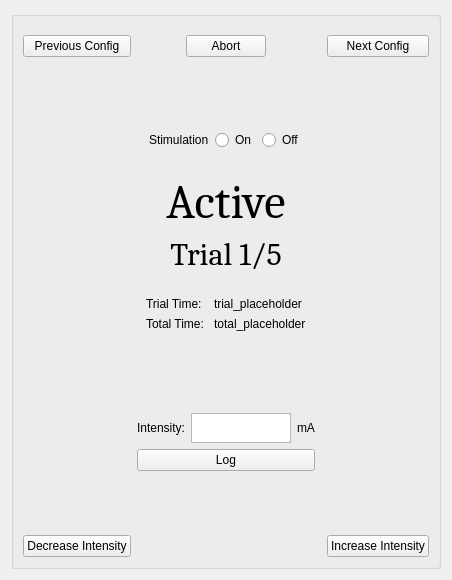
     <widget class="QWidget" name="trial_running_page">
      <layout class="QGridLayout" name="gridLayout_94">
       <item row="0" column="0">
        <widget class="QGroupBox" name="groupBox_6">
         <property name="title">
          <string/>
         </property>
         <layout class="QGridLayout" name="gridLayout_95">
          <item row="5" column="0" colspan="4">
           <widget class="QLabel" name="trial_number">
            <property name="font">
             <font>
              <family>Cambria</family>
              <pointsize>24</pointsize>
             </font>
            </property>
            <property name="text">
             <string>Trial 1/5</string>
            </property>
            <property name="alignment">
             <set>Qt::AlignmentFlag::AlignHCenter|Qt::AlignmentFlag::AlignTop</set>
            </property>
           </widget>
          </item>
          <item row="2" column="0" colspan="4">
           <widget class="QWidget" name="widget_35" native="true">
            <property name="sizePolicy">
             <sizepolicy hsizetype="Preferred" vsizetype="Fixed">
              <horstretch>0</horstretch>
              <verstretch>0</verstretch>
             </sizepolicy>
            </property>
            <property name="minimumSize">
             <size>
              <width>0</width>
              <height>30</height>
             </size>
            </property>
            <layout class="QGridLayout" name="gridLayout_101">
             <item row="0" column="0">
              <spacer name="horizontalSpacer_16">
               <property name="orientation">
                <enum>Qt::Orientation::Horizontal</enum>
               </property>
               <property name="sizeHint" stdset="0">
                <size>
                 <width>40</width>
                 <height>20</height>
                </size>
               </property>
              </spacer>
             </item>
             <item row="0" column="1">
              <widget class="QWidget" name="widget_36" native="true">
               <property name="sizePolicy">
                <sizepolicy hsizetype="Preferred" vsizetype="Minimum">
                 <horstretch>0</horstretch>
                 <verstretch>0</verstretch>
                </sizepolicy>
               </property>
               <layout class="QGridLayout" name="gridLayout_102">
                <item row="0" column="1">
                 <widget class="QRadioButton" name="radioButton_8">
                  <property name="text">
                   <string>On</string>
                  </property>
                 </widget>
                </item>
                <item row="0" column="2">
                 <widget class="QRadioButton" name="radioButton_9">
                  <property name="text">
                   <string>Off</string>
                  </property>
                 </widget>
                </item>
                <item row="0" column="0">
                 <widget class="QLabel" name="label_79">
                  <property name="text">
                   <string>Stimulation</string>
                  </property>
                 </widget>
                </item>
               </layout>
              </widget>
             </item>
             <item row="0" column="2">
              <spacer name="horizontalSpacer_17">
               <property name="orientation">
                <enum>Qt::Orientation::Horizontal</enum>
               </property>
               <property name="sizeHint" stdset="0">
                <size>
                 <width>40</width>
                 <height>20</height>
                </size>
               </property>
              </spacer>
             </item>
            </layout>
           </widget>
          </item>
          <item row="8" column="1">
           <spacer name="horizontalSpacer_10">
            <property name="orientation">
             <enum>Qt::Orientation::Horizontal</enum>
            </property>
            <property name="sizeHint" stdset="0">
             <size>
              <width>40</width>
              <height>20</height>
             </size>
            </property>
           </spacer>
          </item>
          <item row="7" column="0" colspan="4">
           <widget class="QWidget" name="widget_32" native="true">
            <layout class="QGridLayout" name="gridLayout_97">
             <item row="1" column="0">
              <spacer name="horizontalSpacer_14">
               <property name="orientation">
                <enum>Qt::Orientation::Horizontal</enum>
               </property>
               <property name="sizeHint" stdset="0">
                <size>
                 <width>40</width>
                 <height>20</height>
                </size>
               </property>
              </spacer>
             </item>
             <item row="0" column="1">
              <spacer name="verticalSpacer">
               <property name="orientation">
                <enum>Qt::Orientation::Vertical</enum>
               </property>
               <property name="sizeHint" stdset="0">
                <size>
                 <width>20</width>
                 <height>40</height>
                </size>
               </property>
              </spacer>
             </item>
             <item row="1" column="2">
              <spacer name="horizontalSpacer_15">
               <property name="orientation">
                <enum>Qt::Orientation::Horizontal</enum>
               </property>
               <property name="sizeHint" stdset="0">
                <size>
                 <width>40</width>
                 <height>20</height>
                </size>
               </property>
              </spacer>
             </item>
             <item row="1" column="1">
              <widget class="QWidget" name="widget_33" native="true">
               <layout class="QGridLayout" name="gridLayout_98">
                <item row="0" column="2">
                 <widget class="QLabel" name="label_82">
                  <property name="text">
                   <string>mA</string>
                  </property>
                 </widget>
                </item>
                <item row="0" column="1">
                 <widget class="QTextBrowser" name="current_output">
                  <property name="sizePolicy">
                   <sizepolicy hsizetype="Fixed" vsizetype="Fixed">
                    <horstretch>0</horstretch>
                    <verstretch>0</verstretch>
                   </sizepolicy>
                  </property>
                  <property name="maximumSize">
                   <size>
                    <width>100</width>
                    <height>30</height>
                   </size>
                  </property>
                 </widget>
                </item>
                <item row="0" column="0">
                 <widget class="QLabel" name="int_label">
                  <property name="text">
                   <string>Intensity:</string>
                  </property>
                 </widget>
                </item>
                <item row="1" column="0" colspan="3">
                 <widget class="QPushButton" name="log_button">
                  <property name="text">
                   <string>Log</string>
                  </property>
                 </widget>
                </item>
               </layout>
              </widget>
             </item>
             <item row="2" column="1">
              <spacer name="verticalSpacer_2">
               <property name="orientation">
                <enum>Qt::Orientation::Vertical</enum>
               </property>
               <property name="sizeHint" stdset="0">
                <size>
                 <width>20</width>
                 <height>40</height>
                </size>
               </property>
              </spacer>
             </item>
            </layout>
           </widget>
          </item>
          <item row="8" column="3">
           <widget class="QPushButton" name="increase_intensity">
            <property name="text">
             <string>Increase Intensity</string>
            </property>
           </widget>
          </item>
          <item row="0" column="1">
           <widget class="QWidget" name="widget_31" native="true">
            <layout class="QGridLayout" name="gridLayout_96">
             <item row="0" column="0">
              <spacer name="horizontalSpacer_12">
               <property name="orientation">
                <enum>Qt::Orientation::Horizontal</enum>
               </property>
               <property name="sizeHint" stdset="0">
                <size>
                 <width>40</width>
                 <height>20</height>
                </size>
               </property>
              </spacer>
             </item>
             <item row="0" column="1">
              <widget class="QPushButton" name="abprt_button">
               <property name="text">
                <string>Abort</string>
               </property>
              </widget>
             </item>
             <item row="0" column="2">
              <spacer name="horizontalSpacer_13">
               <property name="orientation">
                <enum>Qt::Orientation::Horizontal</enum>
               </property>
               <property name="sizeHint" stdset="0">
                <size>
                 <width>40</width>
                 <height>20</height>
                </size>
               </property>
              </spacer>
             </item>
            </layout>
           </widget>
          </item>
          <item row="0" column="3">
           <widget class="QPushButton" name="next_config">
            <property name="text">
             <string>Next Config</string>
            </property>
           </widget>
          </item>
          <item row="8" column="0">
           <widget class="QPushButton" name="decrease_intensity">
            <property name="text">
             <string>Decrease Intensity</string>
            </property>
           </widget>
          </item>
          <item row="1" column="0" colspan="4">
           <spacer name="verticalSpacer_3">
            <property name="orientation">
             <enum>Qt::Orientation::Vertical</enum>
            </property>
            <property name="sizeHint" stdset="0">
             <size>
              <width>20</width>
              <height>40</height>
             </size>
            </property>
           </spacer>
          </item>
          <item row="0" column="0">
           <widget class="QPushButton" name="previous_config">
            <property name="text">
             <string>Previous Config</string>
            </property>
           </widget>
          </item>
          <item row="3" column="0" colspan="4">
           <widget class="QLabel" name="condition_label">
            <property name="font">
             <font>
              <family>Cambria</family>
              <pointsize>36</pointsize>
             </font>
            </property>
            <property name="text">
             <string>Active</string>
            </property>
            <property name="alignment">
             <set>Qt::AlignmentFlag::AlignBottom|Qt::AlignmentFlag::AlignHCenter</set>
            </property>
           </widget>
          </item>
          <item row="6" column="0" colspan="4">
           <widget class="QWidget" name="widget_37" native="true">
            <property name="sizePolicy">
             <sizepolicy hsizetype="Preferred" vsizetype="MinimumExpanding">
              <horstretch>0</horstretch>
              <verstretch>0</verstretch>
             </sizepolicy>
            </property>
            <property name="minimumSize">
             <size>
              <width>0</width>
              <height>0</height>
             </size>
            </property>
            <layout class="QGridLayout" name="gridLayout_103">
             <item row="0" column="1">
              <widget class="QWidget" name="widget_38" native="true">
               <layout class="QGridLayout" name="gridLayout_104">
                <item row="0" column="1">
                 <widget class="QLabel" name="trial_timer">
                  <property name="text">
                   <string>trial_placeholder</string>
                  </property>
                 </widget>
                </item>
                <item row="0" column="0">
                 <widget class="QLabel" name="trial_timer_label">
                  <property name="text">
                   <string>Trial Time:</string>
                  </property>
                 </widget>
                </item>
                <item row="1" column="0">
                 <widget class="QLabel" name="totaltime_label">
                  <property name="text">
                   <string>Total Time: </string>
                  </property>
                 </widget>
                </item>
                <item row="1" column="1">
                 <widget class="QLabel" name="totaltime_2">
                  <property name="text">
                   <string>total_placeholder</string>
                  </property>
                 </widget>
                </item>
               </layout>
              </widget>
             </item>
             <item row="0" column="0">
              <spacer name="horizontalSpacer_18">
               <property name="orientation">
                <enum>Qt::Orientation::Horizontal</enum>
               </property>
               <property name="sizeHint" stdset="0">
                <size>
                 <width>40</width>
                 <height>20</height>
                </size>
               </property>
              </spacer>
             </item>
             <item row="0" column="2">
              <spacer name="horizontalSpacer_19">
               <property name="orientation">
                <enum>Qt::Orientation::Horizontal</enum>
               </property>
               <property name="sizeHint" stdset="0">
                <size>
                 <width>40</width>
                 <height>20</height>
                </size>
               </property>
              </spacer>
             </item>
            </layout>
           </widget>
          </item>
         </layout>
        </widget>
       </item>
      </layout>
     </widget>
